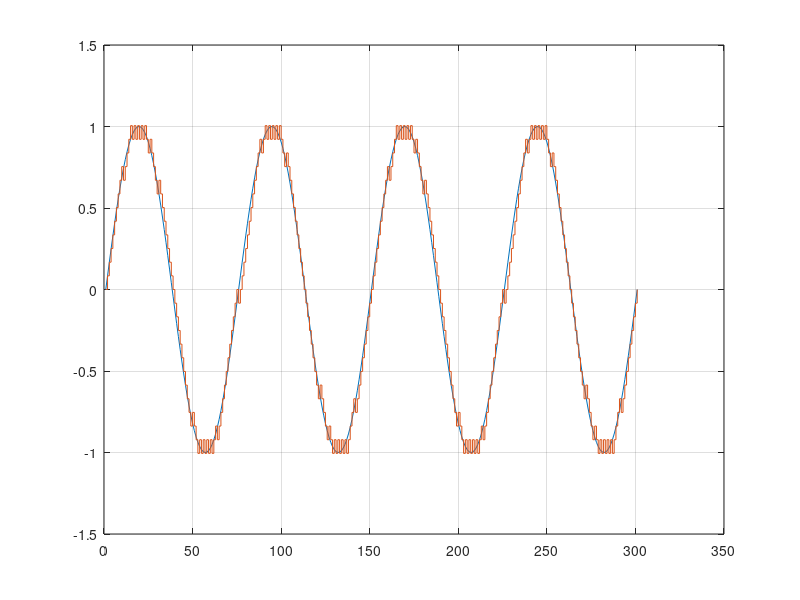

Source code (MATLAB):
   am=1;
  fm=2;
  fs=150;
  t=0:1/fs:2;
  m=am*sin(2*pi*fm*t);
  plot(m,'linewidth',.1);
  hold all;
  step_size=2*pi*fm*am/fs;
  for (k=1:1:length(m))
      if(k==1)
          d(k)=m(k);
          dq(k)=step_size*sign(d(k));
          mq(k)=dq(k);
          
      else
         d(k)=m(k)-mq(k-1);
          dq(k)=step_size*sign(d(k));
          mq(k)=mq(k-1)+dq(k);  
      end
  end
  stairs(mq,'linewidth',0.1);
  grid on;